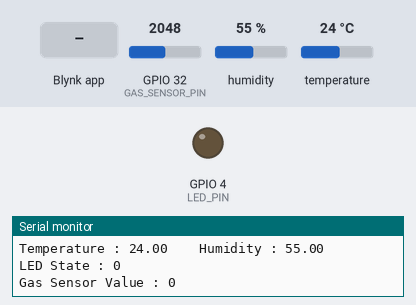
Simulated run of this sketch. Board: ESP32. Shown: output pins drawn as LEDs (lit = HIGH), the last lines printed to the serial monitor. The test bench sets the inputs (shaded band); at power-on: GPIO 32 (GAS_SENSOR_PIN) = 2048, humidity 55 %, temperature 24 °C. WiFi joins after 1.5 s; servers stay silent unless stated.

Above: at 3.0 s.
3.1 s: Blynk app writes 1 to V2
At 4.1 s:
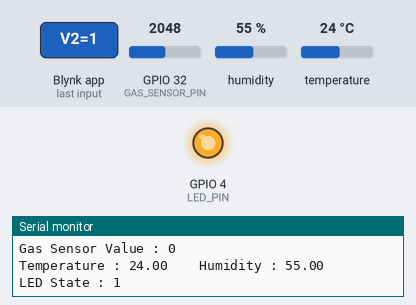
4.6 s: Blynk app writes 0 to V2
At 5.3 s:
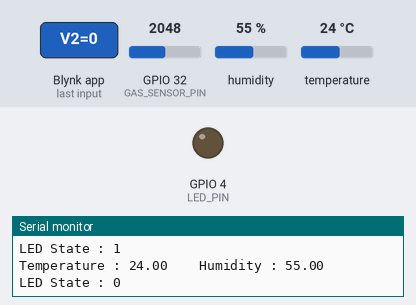
6.1 s: Blynk app writes 200 to V2
At 6.4 s:
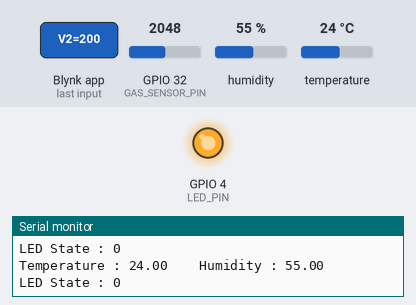
Timing chart, 0 to 9.1 s (numbered marks = the images above; inputs shaded):
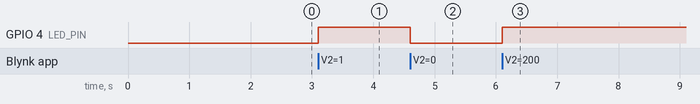

Measured:
- after the input at 3.1 s, GPIO 4 (LED_PIN): LOW → HIGH at once
- after the input at 4.6 s, GPIO 4 (LED_PIN): HIGH → LOW at once
- after the input at 6.1 s, GPIO 4 (LED_PIN): LOW → HIGH at once

The sketch:

temp_gas_led_ESP32_blynk.ino
```cpp
#define BLYNK_TEMPLATE_ID "TMPL3Hc_Dynjj"
#define BLYNK_TEMPLATE_NAME "IoT Home testing"
#define BLYNK_AUTH_TOKEN "Sea5-xP0XhPldJKGjD6nNP0k-8Q-sr0e"

#define BLYNK_PRINT Serial
#include <WiFi.h>
#include <BlynkSimpleEsp32.h>
#include <DHT.h>

char auth[] = BLYNK_AUTH_TOKEN;

char ssid[] = "Gojju";  // type your wifi name
char pass[] = "123456789";  // type your wifi password

BlynkTimer timer;

#define DHTPIN 27 //Connect Out pin to D2 in NODE MCU
#define DHTTYPE DHT11
DHT dht(DHTPIN, DHTTYPE);

#define LED_PIN 4 // Define the LED pin, you can change it to the pin you are using
#define GAS_SENSOR_PIN 32 // Example ADC pin number on ESP32

int gasValue;
bool gasDetected = false;

void readGasSensor() {
    gasValue = analogRead(GAS_SENSOR_PIN);

    // Define your threshold here (adjust as per your sensor's sensitivity)
    int gasThreshold = 1000;  // Example threshold value

    // Determine gas detection state
    if (gasValue > gasThreshold) {
        gasDetected = true;
    } else {
        gasDetected = false;
    }

    // Send gas detection state to Blynk only if it changes
    static bool lastGasDetected = false;
    if (gasDetected != lastGasDetected) {
        Blynk.virtualWrite(V3, gasDetected ? 0 : 1);
        Serial.print("Gas Sensor Value : ");
        Serial.println(gasDetected ? 0 : 1);
        lastGasDetected = gasDetected;
    }
}

void sendSensor() {
    float h = dht.readHumidity();
    float t = dht.readTemperature(); // or dht.readTemperature(true) for Fahrenheit

    if (isnan(h) || isnan(t)) {
        Serial.println("Failed to read from DHT sensor!");
        return;
    }

    // Send temperature and humidity to Blynk
    Blynk.virtualWrite(V0, t);
    Blynk.virtualWrite(V1, h);
    Serial.print("Temperature : ");
    Serial.print(t);
    Serial.print("    Humidity : ");
    Serial.println(h);

    // Read LED state and send to Blynk
    int ledState = digitalRead(LED_PIN);
    Blynk.virtualWrite(V2, ledState);
    Serial.print("LED State : ");
    Serial.println(ledState);

    // Ensure gas detection state is sent to Blynk
    readGasSensor();
}

void setup() {
    Serial.begin(115200);
    pinMode(LED_PIN, OUTPUT);
    digitalWrite(LED_PIN, LOW); // Start with LED off

    Blynk.begin(auth, ssid, pass);
    dht.begin();
    timer.setInterval(1000L, sendSensor); // Set the interval to 1 second
}

void loop() {
    Blynk.run();
    timer.run();
}

// Blynk function to control LED from the app
BLYNK_WRITE(V2) {
    int pinValue = param.asInt();
    digitalWrite(LED_PIN, pinValue);
}
```
